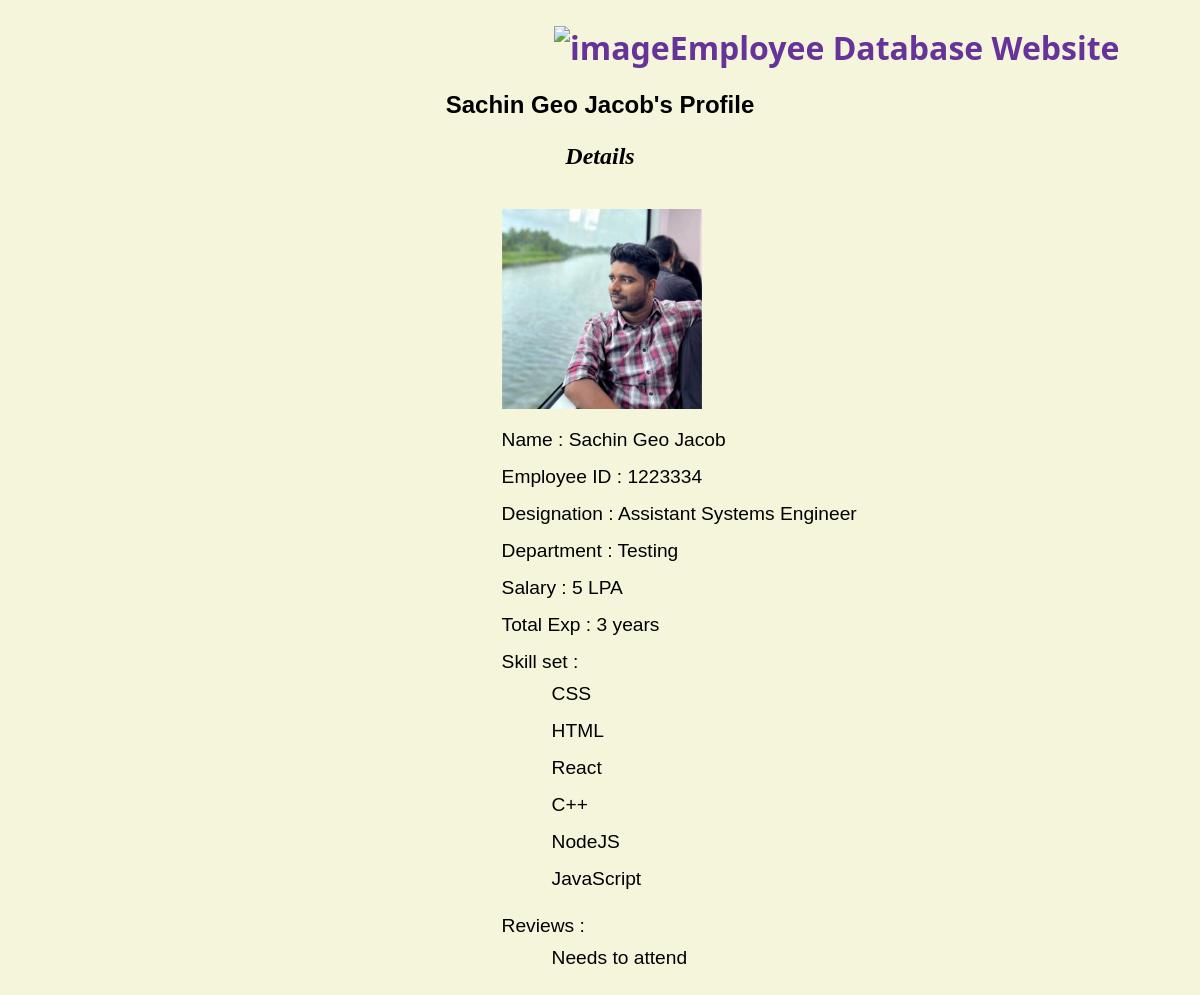
Screenshot of /Employee/Sachin Geo Jacob with the database file from the repository.
### EmployeeDbase/models.py (models this page shows, shortened)
class EmployeeDatabase(models.Model):
    name = models.CharField(max_length=25)
    employee_id = models.IntegerField()
    designation = models.CharField(max_length=50)
    department = models.CharField(max_length=50)
    salaryLPA = models.IntegerField()
    experience_tuple = (
        ('0',"Beginner"),
        ('1',"1 year"),
        ('2',"2 years"),
        ('3',"3 years"),
        ('4',"more than 3 years")
    )
    profile_img = models.ImageField(null=True, blank=True, default='employee_logo.jpg')
    total_experience = models.CharField(max_length=30,choices=experience_tuple,null=True)
    skillset = models.ManyToManyField('SkillSet')
    created_timestamp = models.DateTimeField(auto_now_add=True)
    id = models.UUIDField(default=uuid.uuid4, unique=True, primary_key=True, editable=False)

class SkillSet(models.Model):
    Programming_language = models.CharField(max_length=50)
    created_timestamp = models.DateTimeField(auto_now_add=True)
    id = models.UUIDField(default=uuid.uuid4, unique=True, primary_key=True, editable=False)

class EmployeeReview(models.Model):
    nameofEmployee = models.ForeignKey('EmployeeDatabase',on_delete=models.CASCADE)
    review_text = models.TextField(default="nil", max_length=2000)

### EmployeeDbase/views.py (the view)
# urls.py: path('Employee/<str:emp_name>', views.callSingleEmployeePage, name="Employee"),
def callSingleEmployeePage(request,emp_name):
    search_employee = EmployeeDatabase.objects.get(name=emp_name)
    return render(request, 'EmployeeDbase/IndividualEmployee.html', {'employee_data':search_employee})

### EmployeeDbase/templates/EmployeeDbase/IndividualEmployee.html (shortened to what this page needs)
<!DOCTYPE html>
<html lang="en">
<head>
    {% load static %}
    <link rel="stylesheet" href="{% static 'styles/ind_employee.css' %}">
</head>
<body>
    {% include 'mainnav.html' %}
    <h2>{{employee_data.name}}'s Profile</h2>
    <h3 >Details </h3>
    <div>
        <ol style="font-family: 'Franklin Gothic Medium', 'Arial Narrow', Arial, sans-serif;">
            <li><img src={{employee_data.profile_img.url}} alt={{employee_data.name}}_profile_img width="200px" height="200px"></li>
            <li>Name        : {{employee_data.name}}</li>
            <li>Employee ID : {{employee_data.employee_id}}</li>
            <li>Designation : {{employee_data.designation}}</li>
            <li>Department  : {{employee_data.department}}</li>
            <li>Salary      : {{employee_data.salaryLPA}} LPA</li>
            <li>Total Exp   : {{employee_data.total_experience}} years</li>
            <li>Skill set   :
                <ul>
                    {% for  skill in employee_data.skillset.all %}
                    <li>{{skill.Programming_language}}</li>
                    {% endfor %}
                </ul>
            </li>
            <li>Reviews     :
                <ul>
                    {% for review in employee_data.employeereview_set.all %}
                    <li>{{review.review_text}}</li>
                    {% endfor %}
                </ul>
            </li>
        </ol>
    </div>
</body>
</html>

### static/styles/ind_employee.css (style rules this page uses)
h2 { text-align: center; font-family: Verdana, Geneva, Tahoma, sans-serif; font-size: x-large; }
h3 { font-size: x-large; font-style: oblique; text-align: center; }
div { text-align: justify; padding-left: 40%; font-family: Cambria, Cochin, Georgia, Times, 'Times New Roman', serif; font-size: larger; }
ol,li { list-style: none; margin: 5px; padding: 5px; }

### static/styles/mainnav.css (style rules this page uses)
body { background-color: beige; }

### rows the page displays
EmployeeDatabase: name "Sachin Geo Jacob", profile_img (picture), employee_id "1223334", designation "Assistant Systems Engineer", department "Testing", salaryLPA "5", total_experience "3"
SkillSet: Programming_language "CSS"
SkillSet: Programming_language "HTML"
SkillSet: Programming_language "React"
SkillSet: Programming_language "C++"
SkillSet: Programming_language "NodeJS"
SkillSet: Programming_language "JavaScript"
EmployeeReview: review_text "Needs to attend"
